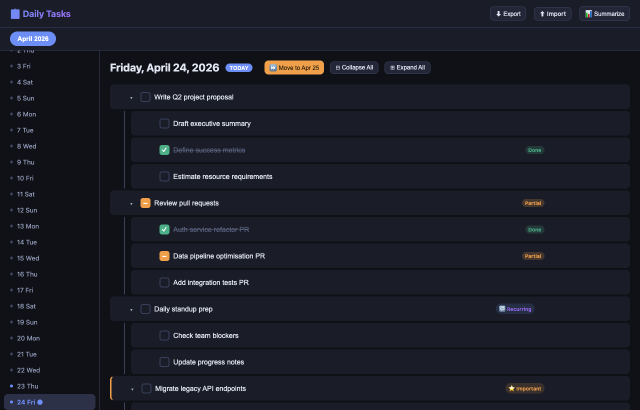
#> input picture docs/01-main-view.png, 1280 x 820 px, found by its file name (shown at 1/2 size)
$ python make_gif.py
#> lines starting #> are read from the running program, lines starting #| are printed output that depends on the picture
# /// script
# requires-python = ">=3.11"
# dependencies = ["Pillow"]
# ///
"""
Assemble the Checkpoint screenshots into an annotated animated GIF.
Run with:  uv run docs/make_gif.py
"""

from PIL import Image, ImageDraw, ImageFont
from pathlib import Path

OUT_DIR = Path("docs")
GIF_PATH = OUT_DIR / "demo.gif"

FRAMES = [
    ("01-main-view.png",          "Main view — task list with nested subtasks"),
    ("02-task-actions.png",       "Hover a task to reveal action buttons"),
    ("03-add-subtask.png",        "Add a subtask with the ⤷ button"),
    ("04-task-statuses.png",      "Task statuses: Done ✓, Partial ◑, Important ★"),
    ("05-collapsed-indicators.png","Collapse subtasks — badges show hidden partials/important"),
    ("06-recurring.png",          "Recurring task — rolls forward every day until closed"),
    ("07-context-panel.png",      "Context panel — notes, links (Jira/Slack/Docs) & attachments"),
    ("08-collapse-all.png",       "Collapse All / Expand All in one click"),
    ("09-move-button.png",        "Move incomplete tasks to next day with one click"),
    ("11-summary-result.png",     "Work summary — week, month, quarter or year"),
    ("12-calendar-popover.png",   "Calendar picker — navigate by month and year"),
]

# Thumbnail width for the GIF (height scaled proportionally)
GIF_W = 1280
CAPTION_H = 52
HOLD_MS   = 2800   # ms per frame
TRANS_MS  = 80     # ms for blank transition frame

# Try to load a font; fall back to default if unavailable
def load_font(size):
#> called with size = 20
    for name in [
        "/System/Library/Fonts/Helvetica.ttc",
        "/System/Library/Fonts/Arial.ttf",
        "/usr/share/fonts/truetype/dejavu/DejaVuSans-Bold.ttf",
    ]:
        try:
            return ImageFont.truetype(name, size)
        except Exception:
            pass
    return ImageFont.load_default()

font = load_font(20)

def annotate(img: Image.Image, caption: str) -> Image.Image:
    w, h = img.size
    canvas = Image.new("RGB", (w, h + CAPTION_H), (15, 17, 23))
    canvas.paste(img, (0, 0))
    draw = ImageDraw.Draw(canvas)
    # Caption bar
    draw.rectangle([(0, h), (w, h + CAPTION_H)], fill=(26, 29, 39))
    draw.line([(0, h), (w, h)], fill=(58, 63, 92), width=1)
    # Centre the text
    bbox = draw.textbbox((0, 0), caption, font=font)
    tw, th = bbox[2] - bbox[0], bbox[3] - bbox[1]
    draw.text(((w - tw) // 2, h + (CAPTION_H - th) // 2), caption, font=font, fill=(226, 230, 243))
    return canvas

frames = []
durations = []

for fname, caption in FRAMES:
    path = OUT_DIR / fname
    img = Image.open(path).convert("RGB")
#> img is the input picture: PIL image 1280x820 RGB; mean R, G, B 27.1, 29.7, 38.9
    # Scale to GIF_W maintaining aspect ratio
    scale = GIF_W / img.width
#> scale = 1
    new_h = int(img.height * scale)
#> new_h = 820
    img = img.resize((GIF_W, new_h), Image.LANCZOS)
    annotated = annotate(img, caption)
#> in annotate, `canvas = Image.new("RGB", (w, h + CAPTION_H), (15, 17, 23))`:
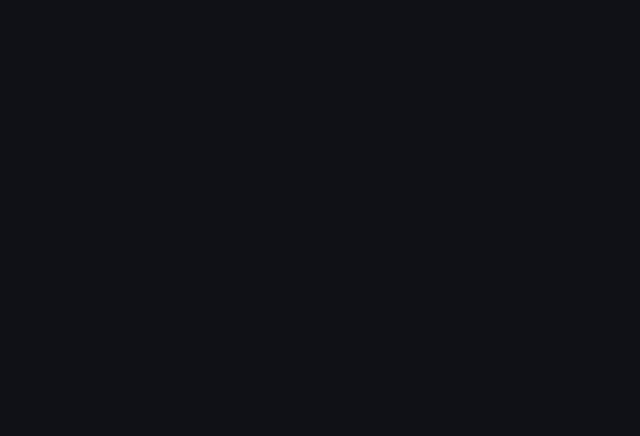
#> canvas: PIL image 1280x872 RGB (shown at 1/2 size); mean R, G, B 15, 17, 23
#> in annotate, `canvas.paste(img, (0, 0))`:
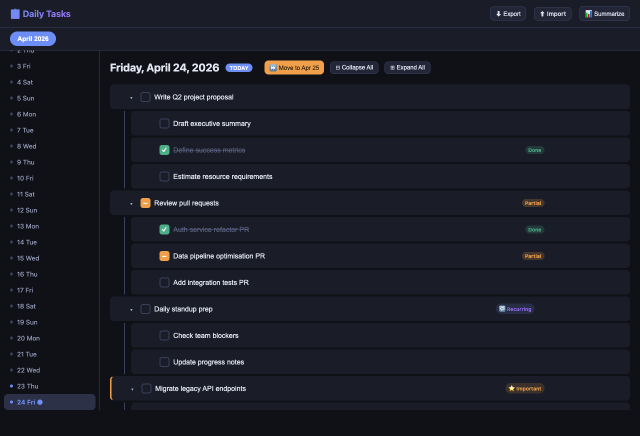
#> canvas: PIL image 1280x872 RGB (shown at 1/2 size); mean R, G, B 26.4, 29, 38
#> in annotate, `bbox = draw.textbbox((0, 0), caption, font=font)`: bbox = (0, 4, 429, 19)
#> in annotate, `tw, th = bbox[2] - bbox[0], bbox[3] - bbox[1]`: tw = 429; th = 15
    # Convert to palette mode for GIF
    frames.append(annotated.convert("P", palette=Image.ADAPTIVE, colors=256))
    durations.append(HOLD_MS)
    # Add a brief dark transition frame
    blank = Image.new("RGB", annotated.size, (10, 12, 18))
    frames.append(blank.convert("P", palette=Image.ADAPTIVE, colors=256))
    durations.append(TRANS_MS)
#> pass 2 of the loop `for fname, caption in FRAMES:`:
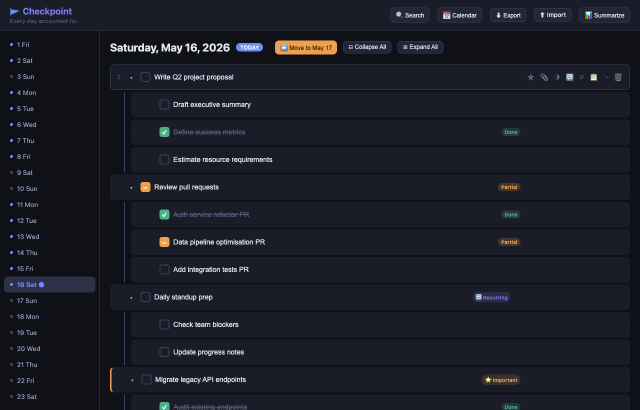
#> input picture docs/02-task-actions.png, 1280 x 820 px, found by its file name (shown at 1/2 size)
#> img is the input picture: PIL image 1280x820 RGB; mean R, G, B 27.2, 29.8, 38.8
#> in annotate (call 2), `canvas.paste(img, (0, 0))`:
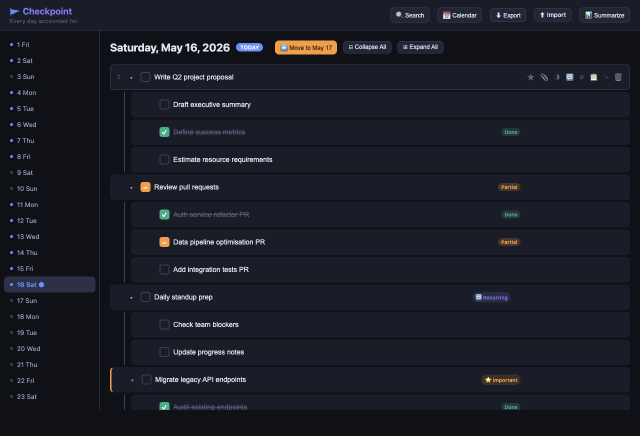
#> canvas: PIL image 1280x872 RGB (shown at 1/2 size); mean R, G, B 26.5, 29, 37.8
#> bbox = (0, 4, 372, 19)
#> tw = 372
#> pass 3 of the loop `for fname, caption in FRAMES:`:
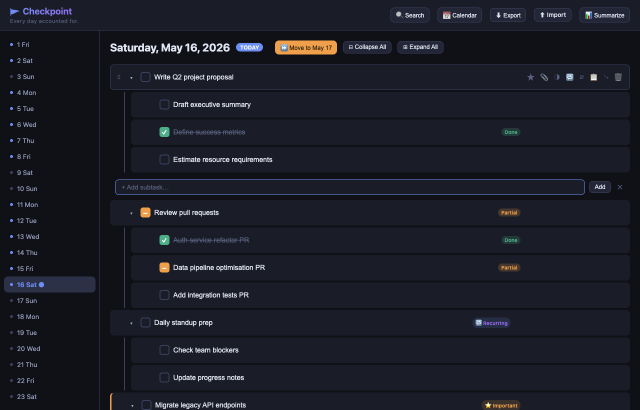
#> input picture docs/03-add-subtask.png, 1280 x 820 px, found by its file name (shown at 1/2 size)
#> img is the input picture: PIL image 1280x820 RGB; mean R, G, B 27.1, 29.7, 38.8
#> in annotate (call 3), `canvas.paste(img, (0, 0))`:
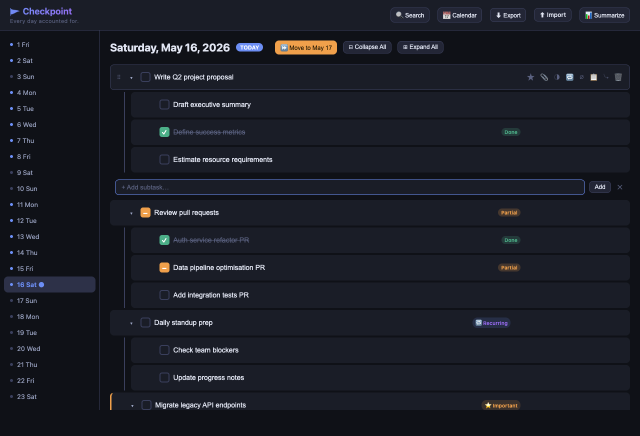
#> canvas: PIL image 1280x872 RGB (shown at 1/2 size); mean R, G, B 26.4, 29, 37.9
#> bbox = (0, 4, 320, 23)
#> tw = 320; th = 19
#> (the run stopped early here; a loop or call above may not have finished)
